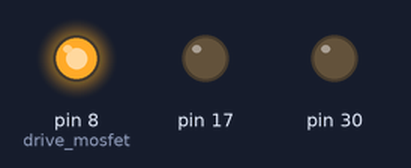
Bench run of a sketch on a simulated Arduino Leonardo, built with avr-gcc and run on an emulated ATmega32U4. Shown: output pins drawn as LEDs (lit = HIGH).

Above: at 2.5 s.
At 10.0 s:
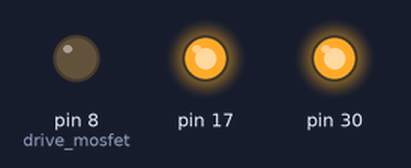
Timing chart, 0 to 19.5 s (numbered marks = the images above):
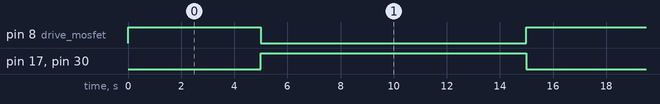

Measured:
- by itself, pin 8 (drive_mosfet): alternates HIGH for 5.0 s and LOW for 10.0 s
- by itself, pin 17, pin 30: alternates HIGH for 10.0 s and LOW for 5.0 s

The sketch:

push_test.ino
```cpp
int drive_mosfet = 8;  //pin 10 (rev C), pin 8 (rev D) ... for turning the MOSFET on / pushing the magnet.


void setup() {
  // put your setup code here, to run once:
  pinMode(drive_mosfet,OUTPUT);
  digitalWrite(drive_mosfet,LOW);

  pinMode(LED_BUILTIN_RX, OUTPUT); // TX LED
  pinMode(LED_BUILTIN_TX, OUTPUT); // TX LED
  digitalWrite(LED_BUILTIN_RX, LOW); // Turn TX LED off
  digitalWrite(LED_BUILTIN_TX, LOW); // Turn TX LED off

}


void loop() {
  // put your main code here, to run repeatedly:
    digitalWrite(drive_mosfet,HIGH);
    digitalWrite(LED_BUILTIN_RX, LOW); // Turn TX LED on
    digitalWrite(LED_BUILTIN_TX, LOW); // Turn TX LED on


    delay(5000);
    digitalWrite(drive_mosfet,LOW);
    digitalWrite(LED_BUILTIN_RX, HIGH); // Turn TX LED off
    digitalWrite(LED_BUILTIN_TX, HIGH); // Turn TX LED off

    delay(10000);


}
```
